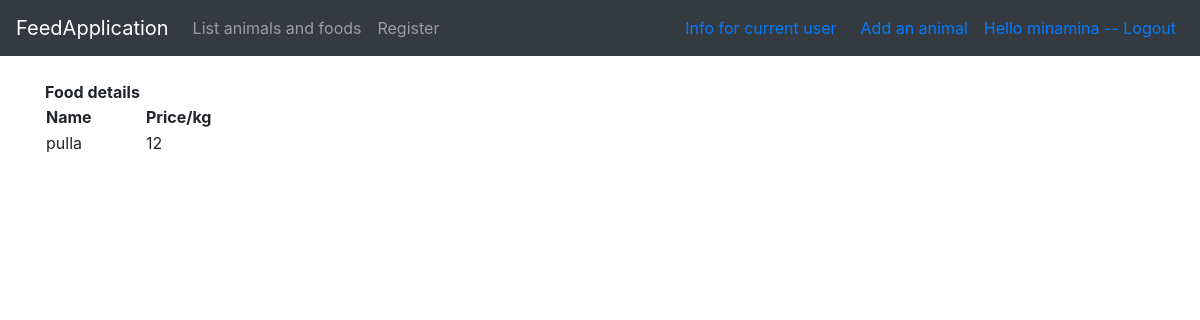
The page /animals/showfood/1 (signed in) on the database its author committed.
### application/auth/models.py (models this page shows, shortened)
class User(Base):
    __tablename__ = "account"
    name = db.Column(db.String(144), nullable=False)
    username = db.Column(db.String(144), nullable=False)
    password = db.Column(db.String(144), nullable=False)
    animals = db.relationship("Animal", backref='account', lazy=True)

### application/animals/models.py (models this page shows, shortened)
class Food(Base):
    name = db.Column(db.String(144), unique=True, nullable = False) #unique lisätty
    animals = db.relationship("Animal", secondary=animals_foods, back_populates='foods', lazy='dynamic')
    price = db.Column(db.Integer, nullable = True)

### application/animals/views.py (the view)
@app.route("/animals/showfood/<food_id>")
def show_food(food_id):
    return render_template("animals/showfood.html", food = Food.query.get(food_id))

### application/__init__.py (called while the page is built)
@login_manager.user_loader
def load_user(user_id):
    return User.query.get(user_id)

### application/templates/animals/showfood.html (shortened to what this page needs)
{% extends "layout.html" %}
{% block body %}
<th><b>Food details</b></th>
<table>
  <tr>
    <td style="width:100px"><b>Name</b></td>
    <td style="width:100px"><b>Price/kg</b></td>
  </tr>
  <tr>
    <td>{{ food.name }}</td>
    <td>{{ food.price }}</td>
    </tr>
</table>
{% endblock %}

### application/templates/layout.html (shortened to what this page needs)
<!DOCTYPE html>
<html>
  <head>
    <link rel="stylesheet" href="https://maxcdn.bootstrapcdn.com/bootstrap/4.0.0/css/bootstrap.min.css">
  </head>
  <body>
    <nav class="navbar navbar-expand-md navbar-dark bg-dark mb-4">
      <a class="navbar-brand" href="#">FeedApplication</a>
<div class="collapse navbar-collapse" id="navbarCollapse">
        <ul class="navbar-nav mr-auto">
          <li class="nav-item">
            <a class="nav-link" href="{{ url_for('animals_index') }} ">List animals and foods</a>
          </li>
          <li class="nav-item">
            <a class="nav-link" href="{{ url_for('animals_userform') }} ">Register</a>
          </li>
        </ul>
        <div class="form-inline mt-2 mt-md-0 px-2">
          {% if current_user.is_authenticated %}
            <div class="px-2"><a href="{{ url_for('current_animals') }} ">Info for current user</a></div>
            <div class="px-2"></div><a href="{{ url_for('animals_form') }} ">Add an animal</a></div>
            <div class="px-2"><a href="{{ url_for('auth_logout') }}">Hello {{ current_user.name }} -- Logout</a></div>
	        {% else %}
	        <a href="{{ url_for('auth_login') }}">Login</a>
	        {% endif %}
        </div>
    </nav>
    <main role="main" class="container">
    {% block body %}{% endblock %}
    </main>
  </body>
</html>

### rows shown on the page
User: name "minamina"
Food: name "pulla", price "12"
